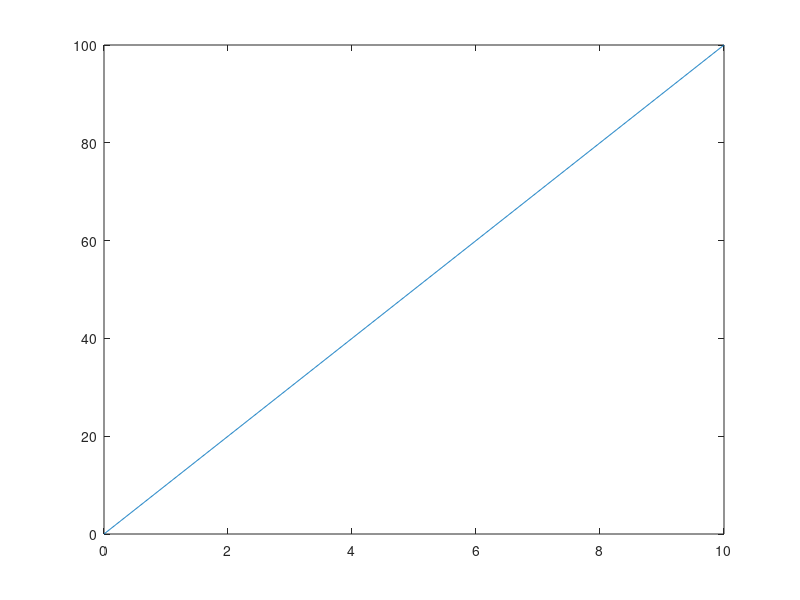
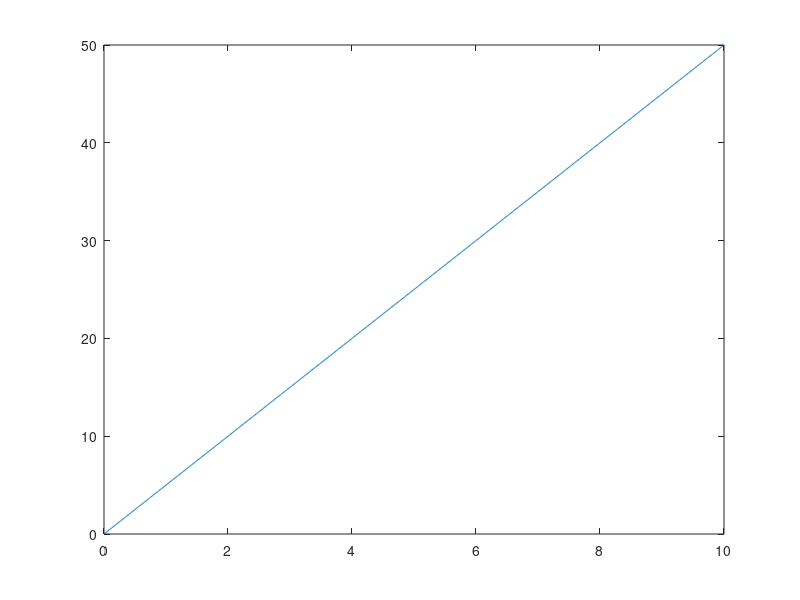

These figures' MATLAB source, in order:
t = 0:0.01:10;
x = 10*t;
y = 5*t;
plot(t,x);
print('-clipboard','-dbitmap');

figure(2);
plot(t,y);
print('-clipboard','-dbitmap');